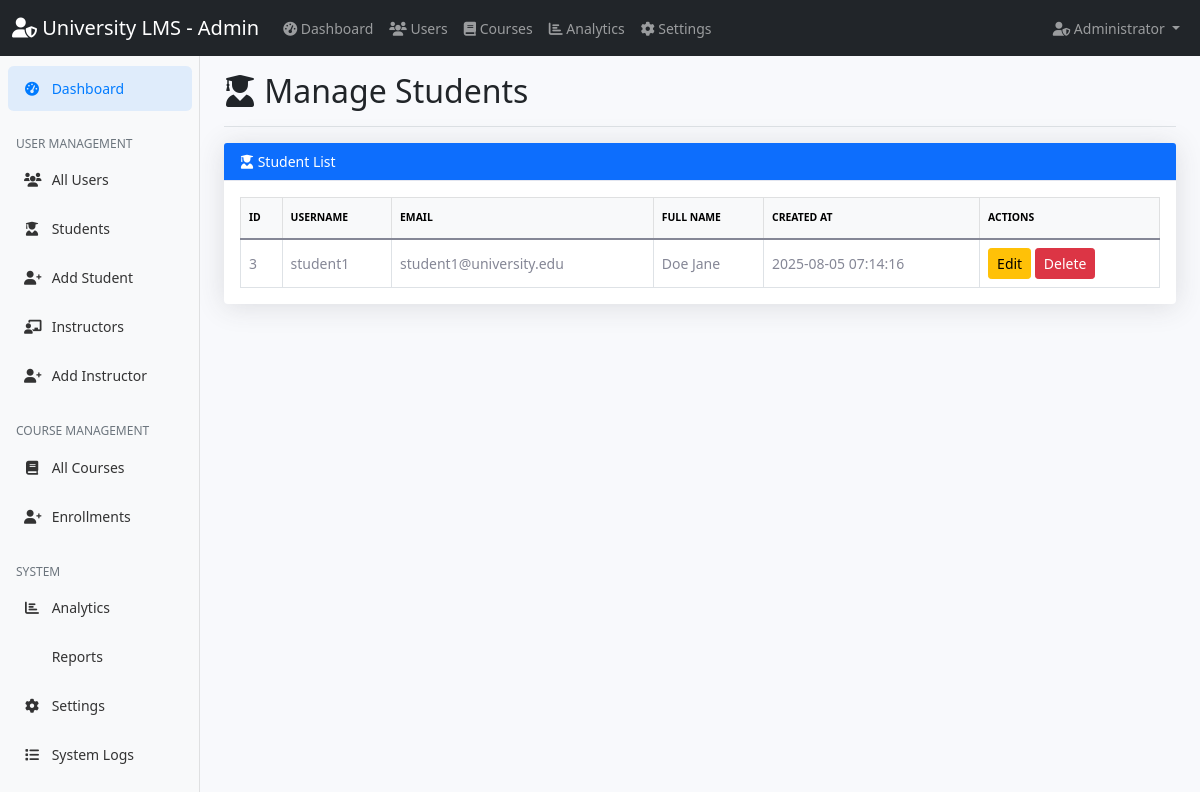
The page /admin/students.php (signed in) on the database as committed earlier.
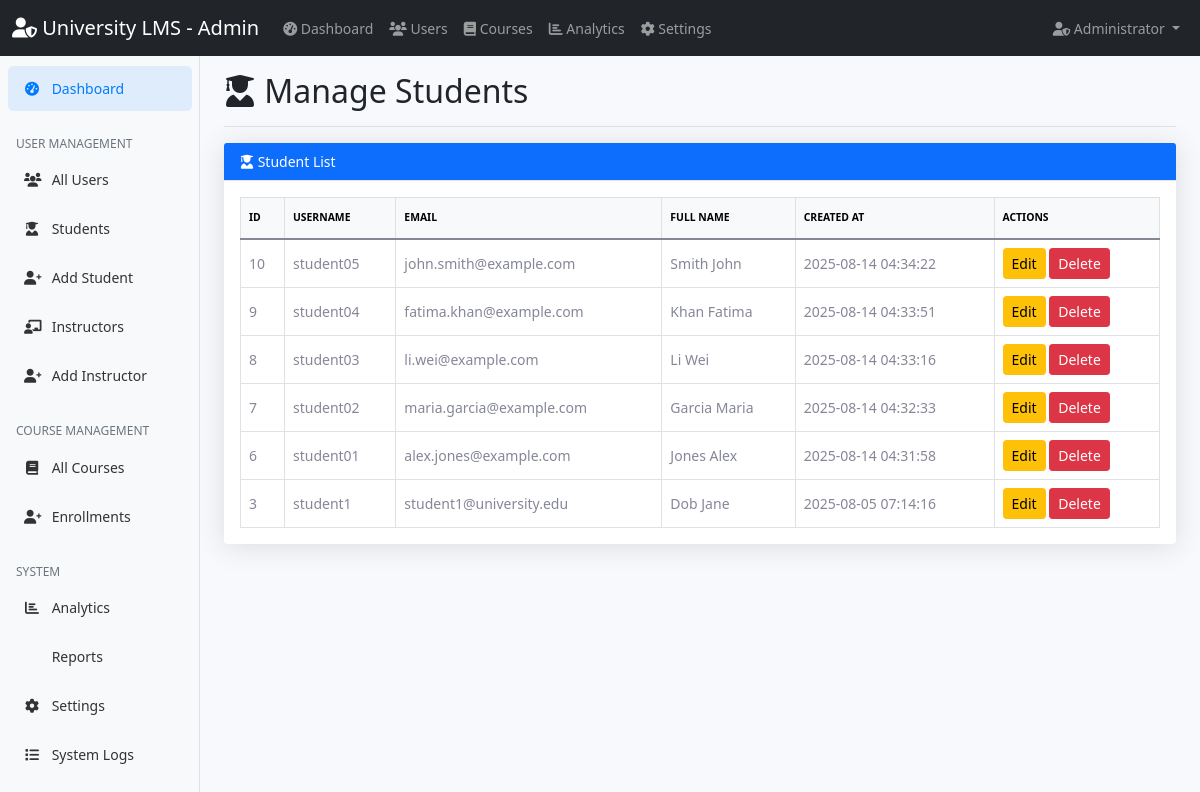
The same page on the database as committed later.
### tables this page shows
CREATE TABLE `users` (
  `id` int(11) NOT NULL,
  `username` varchar(50) NOT NULL,
  `email` varchar(100) NOT NULL,
  `password` varchar(255) NOT NULL,
  `first_name` varchar(50) NOT NULL,
  `last_name` varchar(50) NOT NULL,
  `role` enum('student','instructor','admin') NOT NULL,
  `profile_image` varchar(255) DEFAULT NULL,
  `created_at` timestamp NOT NULL DEFAULT current_timestamp(),
  `updated_at` timestamp NOT NULL DEFAULT current_timestamp() ON UPDATE current_timestamp()
);

### admin/students.php (the view, shortened to what this page needs)
<?php
$database = new Database();
$conn = $database->getConnection();
$stmt = $conn->prepare("SELECT * FROM users WHERE role = 'student' ORDER BY created_at DESC");
$stmt->execute();
$students = $stmt->fetchAll(PDO::FETCH_ASSOC);
?>
<!DOCTYPE html>
<html lang="vi">
<head>
    <link href="https://cdn.jsdelivr.net/npm/bootstrap@5.1.3/dist/css/bootstrap.min.css" rel="stylesheet">
    <link href="https://cdnjs.cloudflare.com/ajax/libs/font-awesome/6.0.0/css/all.min.css" rel="stylesheet">
    <link href="../assets/css/dashboard.css" rel="stylesheet">
</head>
<body>
    <?php include '../includes/admin_navbar.php'; ?>
    <div class="container-fluid">
        <div class="row">
            <?php include '../includes/admin_sidebar.php'; ?>
            <main class="col-md-9 ms-sm-auto col-lg-10 px-md-4">
                <div class="d-flex justify-content-between flex-wrap flex-md-nowrap align-items-center pt-3 pb-2 mb-3 border-bottom">
                    <h1 class="h2">
                        <i class="fas fa-user-graduate"></i> Manage Students
                    </h1>
                </div>
                <div class="row mb-4">
                    <div class="col-12">
                        <div class="card shadow">
                            <div class="card-header bg-primary text-white">
                                <i class="fas fa-user-graduate"></i> Student List
                            </div>
                            <div class="card-body">
                                <div class="table-responsive">
                                    <table class="table table-bordered table-hover align-middle mb-0">
                                        <thead class="table-light">
                                            <tr>
                                                <th scope="col">ID</th>
                                                <th scope="col">Username</th>
                                                <th scope="col">Email</th>
                                                <th scope="col">Full Name</th>
                                                <th scope="col">Created At</th>
                                                   <th scope="col">Actions</th>
                                            </tr>
                                        </thead>
                                        <tbody>
                                        <?php if ($students && count($students) > 0): ?>
                                            <?php foreach($students as $row): ?>
                                                <tr>
                                                    <td><?= $row['id'] ?></td>
                                                    <td><?= htmlspecialchars($row['username']) ?></td>
                                                    <td><?= htmlspecialchars($row['email']) ?></td>
                                                    <td><?= htmlspecialchars($row['last_name'] . ' ' . $row['first_name']) ?></td>
                                                    <td><?= $row['created_at'] ?></td>
                                                       <td>
                                                           <a href="edit_student.php?id=<?= $row['id'] ?>" class="btn btn-sm btn-warning">Edit</a>
                                                           <a href="delete_student.php?id=<?= $row['id'] ?>" class="btn btn-sm btn-danger" onclick="return confirm('Are you sure you want to delete this student?');">Delete</a>
                                                       </td>
                                                   </tr>
                                            <?php endforeach; ?>
                                        <?php else: ?>
                                            <tr><td colspan="6" class="text-center">No students found.</td></tr>
                                        <?php endif; ?>
                                        </tbody>
                                    </table>
                                </div>
                            </div>
                        </div>
                    </div>
                </div>
            </main>
        </div>
    </div>
</body>
</html>

Rows that differ between the two databases and show on the page:
added users: id "10", username "student05", email "john.smith@example.com", last_name+first_name "Smith John", created_at "2025-08-14 04:34:22"
added users: id "9", username "student04", email "fatima.khan@example.com", last_name+first_name "Khan Fatima", created_at "2025-08-14 04:33:51"
added users: id "8", username "student03", email "li.wei@example.com", last_name+first_name "Li Wei", created_at "2025-08-14 04:33:16"
added users: id "7", username "student02", email "maria.garcia@example.com", last_name+first_name "Garcia Maria", created_at "2025-08-14 04:32:33"
added users: id "6", username "student01", email "alex.jones@example.com", last_name+first_name "Jones Alex", created_at "2025-08-14 04:31:58"
changed users "student1": last_name+first_name "Doe Jane" → "Dob Jane"
